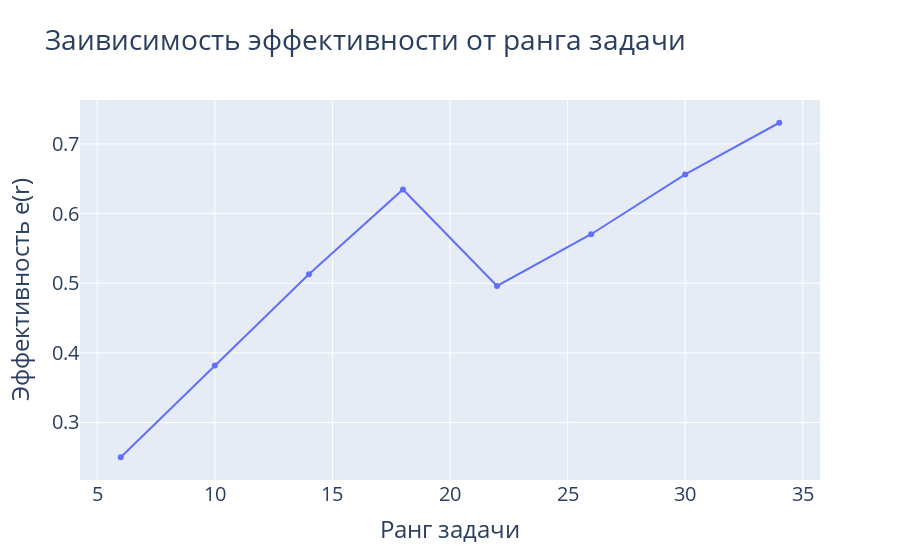

Notebook source saved alongside this figure:
### Markdown cell above
## Efficency on rank

### Code cell
x = []
y = []
ranks = []
for i in range(1, 9):
    matrix = MatrixPU(config={'p': 1, 'q': 1, 'm': i})
    report = matrix.report
    x.append(report['rank'])
    y.append(report['efficency'])            
fig = go.Figure()
fig.add_trace(
    go.Scatter(x=x, y=y, name='e(r)',
               text=[f'r = {x}, e(r) = {y}' for x, y in zip(x, y)])
)
fig.update_layout(title='Заивисимость эффективности от ранга задачи',
                  font=dict(size=20),
                  xaxis_title='Ранг задачи',
                  yaxis_title='Эффективность e(r)')
fig.show()

### Figure 1 — Plotly figure (JSON) as saved in the notebook; plotly's stock layout.template omitted (floating-point values rounded to 4 significant figures)
{"data": [{"name": "e(r)", "text": ["r = 6, e(r) = 0.25", "r = 10, e(r) = 0.3819444444444444", "r = 14, e(r) = 0.5128205128205128", "r = 18, e(r) = 0.6346153846153846", "r = 22, e(r) = 0.49609375", "r = 26, e(r) = 0.5703125", "r = 30, e(r) = 0.65625", "r = 34, e(r) = 0.73046875"], "type": "scatter", "x": [6, 10, 14, 18, 22, 26, 30, 34], "y": [0.25, 0.3819, 0.5128, 0.6346, 0.4961, 0.5703, 0.6562, 0.7305]}], "layout": {"font": {"size": 20}, "title": {"text": "Заивисимость эффективности от ранга задачи"}, "xaxis": {"title": {"text": "Ранг задачи"}}, "yaxis": {"title": {"text": "Эффективность e(r)"}}}}
